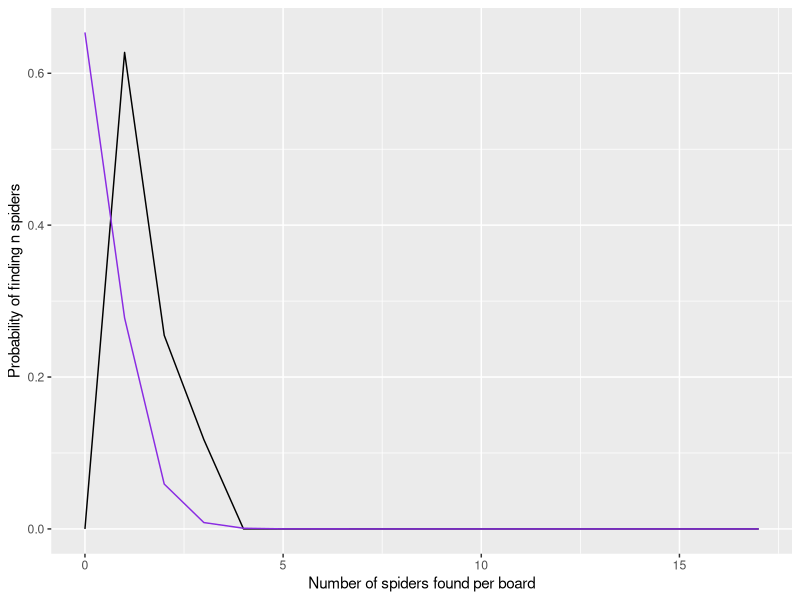

The R script that drew this image: (Note: this script raises an error after producing the figure.)
##Data Reproducibility 
library(tidyverse)
library(ggplot2)

setwd("~/BSD-QBio5/tutorials/reproducibility/data")
arthro <- read.csv("cole_arthropod_data_1946.csv", stringsAsFactors = FALSE)
colnames(arthro) <- c("bug_counts", "spider_boards", "sow_boards")
View(arthro)

##Q1 and Q4
#make new columns for counting times certain # of spiders found per board and probability of finding a # of spiders per board
arthro$spider_counts <- arthro$bug_counts*arthro$spider_boards #total times x count of spiders found under board
sum_spiders <- sum(arthro$spider_counts)                         #
arthro$spider_prop <- arthro$spider_counts/sum_spiders

#find lambda
spider_lambda1 <- sum_spiders/sum(arthro$spider_boards)

#do Poisson dist and plot
arthro$spider_poisson <- dpois(arthro$bug_counts, spider_lambda1)
spider_plot <- ggplot(arthro) + aes(x = arthro$bug_counts, y = arthro$spider_prop) + 
  geom_line()  + 
  geom_line(aes(x = arthro$bug_counts, y = spider_poisson), col="blueviolet")+
  xlab("Number of spiders found per board") + 
  ylab("Probability of finding n spiders")
spider_plot
#barplot(arthro$spider_prop)
#ggplot(arthro, aes(spider_prop))+
         #geom_bar()+
         #xlab("Probability of finding spiders under a board") #don't know why i made this but here's this broken plot

##second lambda as defined by challenge
spider_lambda2 <- 0

##LGP
arthro$expec_lgp <- dLGP(arthro$bug_counts,spider_lambda1,spider_lambda2)

lgpplot <- spider_plot + 
  geom_line(aes(x=arthro$bug_counts, y=arthro$expec_lgp),col="orangered3")
lgpplot #they're the exact same and i am frustrate

lgpplot2 <- spider_plot + 
  geom_line(aes(x=arthro$bug_counts, y=arthro$expec_lgp), position = position_nudge(x=1),col="orangered3")
lgpplot2 #put some jitter on it to prove it...why is this like this
